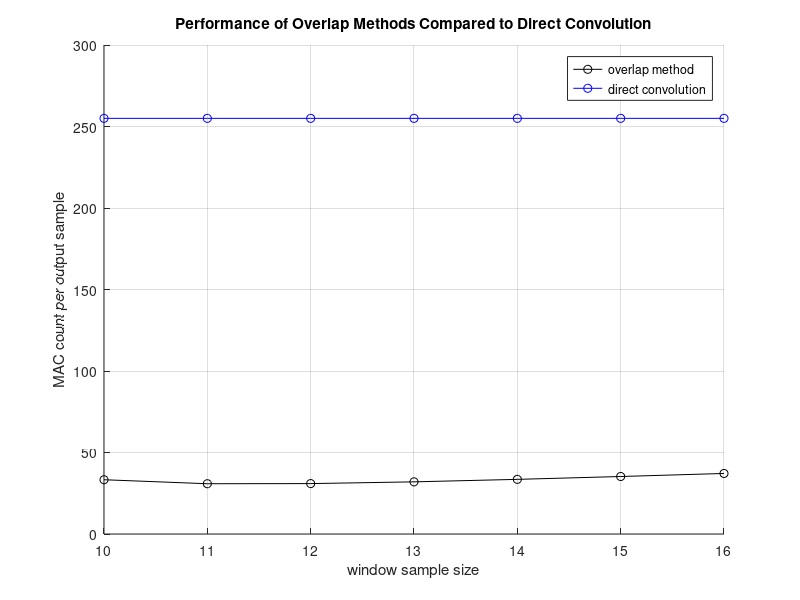

Here is the MATLAB script that generated this plot: (Note: this script raises an error after producing the figure.)
M = 255;
hold on
exponents = 10:16;
mac_count_overlap = zeros(1, length(exponents));

for k = 1:length(exponents)
    N = 2^exponents(k);
    mac_count_overlap(k) = (3*N+2*N*(log2(4*N)-1))/(N-M);
end
M_array = M*ones(1, length(exponents));
plot(exponents, mac_count_overlap, 'ko-')
plot(exponents, M_array, 'bo-')
grid on
legend('overlap method', 'direct convolution')
ylabel('MAC count per output sample')
xlabel('window sample size')
title('Performance of Overlap Methods Compared to Direct Convolution')
xtickformat('2^{%2d}')